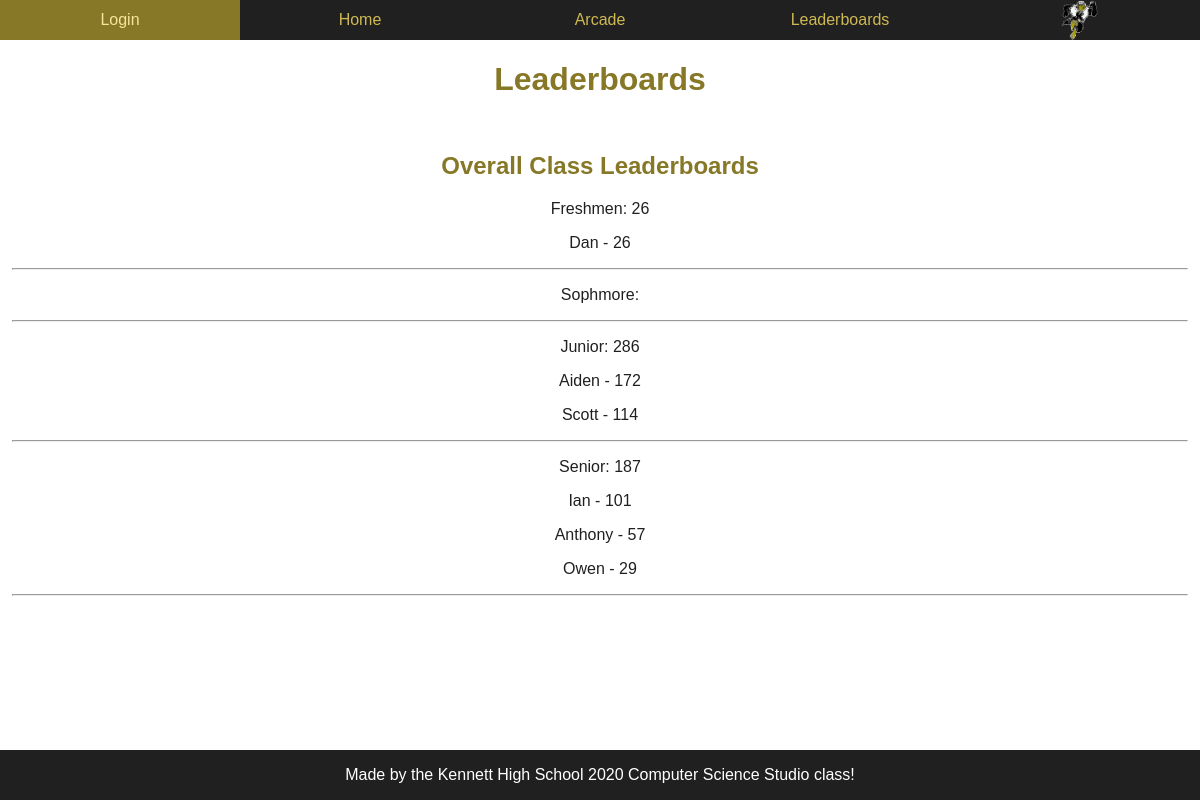
Page /leaderboard/ on the committed database.
### spirit/models.py (models this page shows, shortened)
class UserProfile(AbstractBaseUser):
    username = models.CharField(max_length=100, default='', unique=True, validators=[validate_is_profane])
    email = models.EmailField(unique=True)
    first_name = models.CharField(max_length=100, default='', validators=[validate_is_profane])
    last_name = models.CharField(max_length=100, default='')
    grade = models.IntegerField(validators=[MinValueValidator(9, message="Enter a Valid Grade"), MaxValueValidator(12, message="Enter a Valid Grade")])
    score1 = models.IntegerField(default=0, blank=True)
    score2 = models.IntegerField(default=0, blank=True)
    score3 = models.IntegerField(default=0, blank=True)
    is_staff = models.BooleanField(default=False)
    is_superuser = models.BooleanField(default=False)
    USERNAME_FIELD = 'username'
    REQUIRED_FIELDS = ['email','first_name', 'last_name', 'grade']
    objects = UserProfileManager()

### spirit/views.py (the view)
# urls.py: url(r"^leaderboard/", leaderboard, name="leaderboard"),
def leaderboard(request):
    try:
      freshmen = UserProfile.objects.filter(grade=9)
    except:
      freshmen = None
    try:
      sophomore = UserProfile.objects.filter(grade=10)
    except:
      sophomore = None
    try:
      junior = UserProfile.objects.filter(grade=11)
    except:
      junior = None
    try:
      senior = UserProfile.objects.filter(grade=12)
    except:
     senior = None
    scorearr9 = []
    scorearr10 = []
    scorearr11 = []
    scorearr12 = []
    f_total = 0
    soph_total = 0
    j_total = 0
    s_total = 0
    for student in freshmen:
      highscore = student.score1 + student.score2 + student.score3
      scorearr9.append({"name": student.first_name, "score": highscore})
      f_total = f_total + highscore
    for student in sophomore:
      highscore = student.score1 + student.score2 + student.score3
      scorearr10.append({"name": student.first_name, "score": highscore})
      soph_total = soph_total + highscore
    for student in junior:
      highscore = student.score1 + student.score2 + student.score3
      scorearr11.append({"name": student.first_name, "score": highscore})
      j_total = j_total + highscore
    for student in senior:
      highscore = student.score1 + student.score2 + student.score3
      scorearr12.append({"name": student.first_name, "score": highscore})
      s_total = s_total + highscore
    scorearr9 = sorted(scorearr9, key = lambda i: i['score'], reverse=True)
    scorearr10 = sorted(scorearr10, key = lambda i: i['score'], reverse=True)
    scorearr11 = sorted(scorearr11, key = lambda i: i['score'], reverse=True)
    scorearr12 = sorted(scorearr12, key = lambda i: i['score'], reverse=True)
    args = {'user': request.user, "freshmen": scorearr9, "sophomore": scorearr10, "junior": scorearr11, "senior": scorearr12, "fhigh":f_total, "sophHigh":soph_total, "jHigh": j_total, "senHigh": s_total}
    return render(request, "users/leaderboard.html", args)

### spirit/templates/users/leaderboard.html (shortened to what this page needs)
<!DOCTYPE html>
{% extends 'base.html' %}
  {% load static %}
  {% load django_template_maths %}
  {% block content %}
  <h1 class="center">Leaderboards</h1>
      <div class="rowContainer">
        <div class="evenDiv center">
          <h2>
            Overall Class Leaderboards
          </h2>
          <p>Freshmen: {{fhigh}}</p>
          {%for student in freshmen%}
            <p>{{student.name}} - {{student.score}}</p>
          {% endfor %}
          <hr>
          <p>Sophmore: {{sophhigh}}</p>
          <hr>
          <p>Junior: {{jHigh}}</p>
          {%for student in junior%}
            <p>{{student.name}} - {{student.score}}</p>
          {% endfor %}
          <hr>
          <p>Senior: {{senHigh}}</p>
          {%for student in senior%}
            <p>{{student.name}} - {{student.score}}</p>
          {% endfor %}
          <hr>
        </div>
      </div>
</body>
  {% endblock %}

### spirit/static/css/styles.css (style rules this page uses)
:root { --lightGold: #f5e69c; --accentGold: #ceb953; --darkGold: #877827; --bgColor: #ffffff; --bgAccent: #202020; --textColor: #202020; --textAccent: #ffffff; }
body { margin: 0px; padding: 0px; font-family: Arial, Helvetica, sans-serif; background-color: var(--bgColor); color: var(--textColor); }
h1, h2, h3, h4, h5, h6 { color: var(--darkGold); }
.center { text-align: center; align-content: center; align-items: center; }
.rowContainer { display: flex; flex-direction: row; }
.evenDiv { flex-basis: 100%; padding: 1%; }
@media screen and (min-width: 501px) { h1 { font-size: 32px; } }
@media screen and (min-width: 501px) { h2 { font-size: 24px; } }
@media screen and (min-width: 501px) { h4, h5, h6, p, a { font-size: 16px; } }

### rows in the picture
UserProfile: name "Dan"
UserProfile: name "Aiden"
UserProfile: name "Scott"
UserProfile: name "Ian"
UserProfile: name "Anthony"
UserProfile: name "Owen"

### other values in the picture
{{ fhigh }} "26"
{{ student.score }} "26"
{{ jHigh }} "286"
{{ student.score }} "172" "114"
{{ senHigh }} "187"
{{ student.score }} "101" "57" "29"
